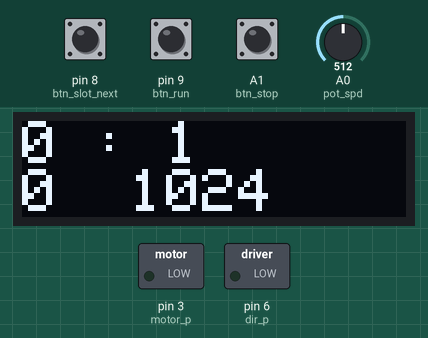
Simulated run of this sketch. Board: Arduino Uno, built with avr-gcc and run on an emulated ATmega328P. Parts: 128×32 one-colour display, switched loads named in the sketch (green lamp = pin HIGH). Inputs (shaded band) come from the test bench; at power-on: pin 9 (btn_run) HIGH, pin 8 (btn_slot_next) HIGH, A0 (pot_spd) = 512, A1 (btn_stop) HIGH. EEPROM starts erased.

Above: at 1.4 s.
1.5 s: pin 9 (btn_run) pulled LOW for 0.15 s
At 2.7 s:
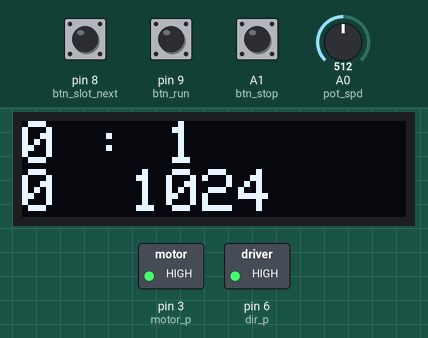
3.1 s: pin 8 (btn_slot_next) pulled LOW for 0.15 s
At 4.3 s:
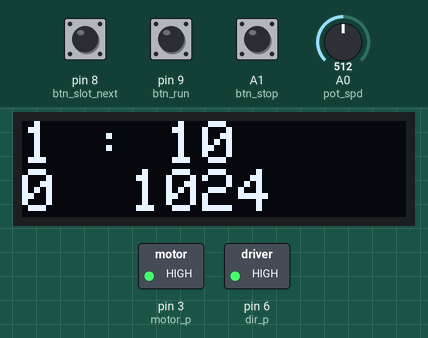
4.7 s: pin 9 (btn_run) pulled LOW for 1 s
At 5.5 s:
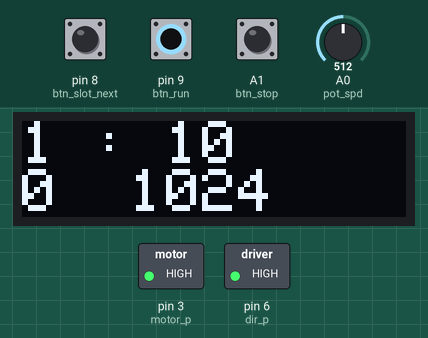
19.7 s: pin 8 (btn_slot_next) pulled LOW for 1 s
At 21.7 s:
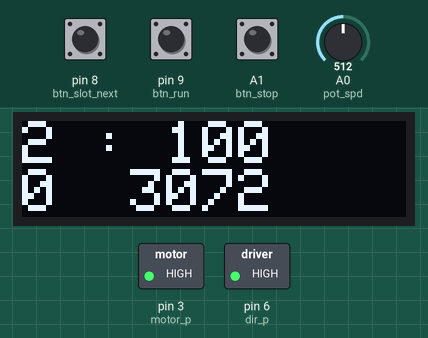
22.2 s: pin 9 (btn_run) pulled LOW for 0.15 s
At 22.55 s:
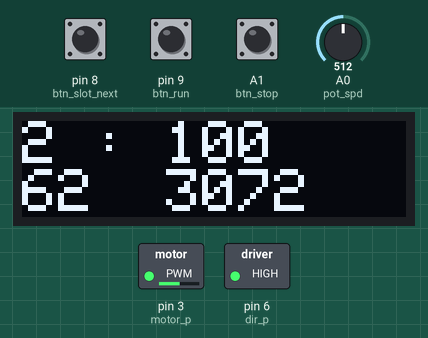
Timing chart, 0 to 25.2 s (numbered marks = the images above; inputs shaded):
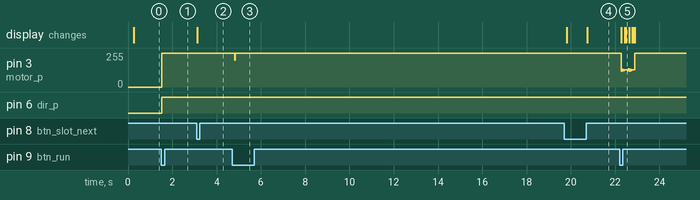

The sketch:

Stepper_load_slots_OLED.ino
```cpp
//#define debug
#define LCD_active_only_on_input
#define LCD_upd_dt 50 //frame time
#define nextLCD_off_il_DT 20 //number of LCD updates, when LCD stay active after set nextLCD_off_il. Each upd cause nextLCD_off_il--;

#define motor_p			3
#define dir_p			6

#define btn_slot_next	8
#define btn_run			9
#define pot_spd			A0
#define btn_stop		A1
byte slot=0;
long steps[]={1, 10, 100, 1000, 5000, 10000, 100000, 500000,-999, 0};
long step_target=0;

#include "TimerOne.h"
#include <EEPROM.h>
long EEPROMupd_t=0;

#define OLED_I2C_ADDRESS 0x3C
#define useAdafruit_OLED

#ifdef useAdafruit_OLED
#include <SPI.h>
#include <Wire.h>
#include <Adafruit_GFX.h>
#include <Adafruit_SSD1306.h>
//#include <splash.h>

#define SCREEN_WIDTH 128
#define SCREEN_HEIGHT 32

//for an SSD1306 display connected to I2C (SDA, SCL pins)
// On an arduino UNO:       A4(SDA), A5(SCL)
// On an arduino MEGA 2560: 20(SDA), 21(SCL)
// On an arduino LEONARDO:   2(SDA),  3(SCL), ...
#define OLED_RESET     -1	//4 // Reset pin # (or -1 if sharing Arduino reset pin)
Adafruit_SSD1306 display(SCREEN_WIDTH, SCREEN_HEIGHT, &Wire, OLED_RESET);
#else  //this seems slow clear and cause flicker or I do it wrong
#include "SSD1306Ascii.h"
#include "SSD1306AsciiAvrI2c.h"//@https://github.com/greiman/SSD1306Ascii/blob/master/examples/TickerAdcDemo/TickerAdcDemo.ino
#define RST_PIN -1 // Define proper RST_PIN if required
SSD1306AsciiAvrI2c oled;
#endif


long next_btns_read_t=0;
bool bbtn_wait_off=false;
long LCD_next_upd_t=0;
long LCD_next_off_t=10000;


#define ttab	Serial.print("\t");


byte il=0;
long dl=0;
long next_step_t=0;
bool bStepState;

void setup()
{
		delay(200);
  #ifdef debug
  Serial.begin(1000000);
  #endif


pinMode(btn_slot_next, INPUT_PULLUP);
pinMode(btn_run, INPUT_PULLUP);
pinMode(pot_spd, INPUT_PULLUP);
pinMode(btn_stop, INPUT_PULLUP);

#ifdef OLED_I2C_ADDRESS
	#ifdef useAdafruit_OLED
		if(!display.begin(SSD1306_SWITCHCAPVCC, OLED_I2C_ADDRESS)) { // Address 0x3C for 128x32
			#ifdef debug
			Serial.println(F("oled alloc fail"));
			#endif
		}
		#ifndef save_mem
		display.clearDisplay(); display.display();
		#endif
	#else

	#if RST_PIN >= 0
	  oled.begin(&Adafruit128x64, OLED_I2C_ADDRESS, RST_PIN);
	#else // RST_PIN >= 0
	  oled.begin(&Adafruit128x64, OLED_I2C_ADDRESS);
	#endif // RST_PIN >= 0
	  // Call oled.setI2cClock(frequency) to change from the default frequency.

	  oled.setFont(Adafruit5x7);
	  oled.set2X();
	  //oled.clear();
	#endif
#endif

//-- motor shield cnc
	//pinMode(8, OUTPUT);	digitalWrite(8,0); //EN low
	//step
	//pinMode(2, OUTPUT);
	pinMode(motor_p, OUTPUT);
	//pinMode(4, OUTPUT);
	//dir
	//pinMode(5, OUTPUT);
	pinMode(dir_p, OUTPUT);
	//pinMode(7, OUTPUT);

	//digitalWrite(5,1);
	//digitalWrite(6,1);
	//digitalWrite(7,1);


	slot_set(EEPROM.read(10));
  #ifdef debug
  Serial.print("load: "); ttab
  Serial.println(slot);
  #endif

  Timer1.initialize(100);         // initialize timer1, mks period
//Timer1.pwm(9, 512);                // setup pwm on pin 9, 50% duty cycle
Timer1.attachInterrupt(callback);  // attaches callback() as a timer overflow interrupt
}
void slot_set(byte N){
	slot=N;  if(slot>9) slot=0;
	EEPROMupd_t=millis()+5000;
}

void callback() //step by timer
{
		if(step_target>0)
		{
			if(micros()>next_step_t)
			{
				next_step_t=micros()+10+dl;
					if(bStepState)step_target--;
					digitalWrite(motor_p, bStepState);
					bStepState=!bStepState;
			}
		}
		else
		{
			//Timer1.restart();
			//Timer1.stop();
		}

		//stepper.run(); //C:\_wr\_Arduino\position_recorder_stepper_motor\pr\pot_recorder\pot_recorder.ino
}


void loop()
{
	if(EEPROMupd_t!=0 && millis()>EEPROMupd_t)
	{
		EEPROMupd_t=0;
		//EEPROM.put(10, steps[slot]); //does not rewrites the value if it didn't change.
		EEPROM.update(10, slot);
  #ifdef debug
  Serial.print("save: "); ttab
  Serial.println(slot);
  #endif
	}

	//---------------------------------------------- UI


if(millis()>next_btns_read_t)
{
						if(il==0)
						{
							dl=(dl+analogRead(pot_spd))/2;
							if(dl>900 || dl<10) dl=100;
							else dl*=4;
						}
						il++;

	if(!digitalRead(btn_stop))
	{
		step_target=0; LCD_hold_for(30000);
	}

	if(bbtn_wait_off)
	{
		next_btns_read_t=millis()+40;

		if(
		digitalRead(btn_slot_next) &&
		digitalRead(btn_run)
			) bbtn_wait_off=false;
	}
	else
	{
		next_btns_read_t=millis()+80;

		if(!digitalRead(btn_slot_next))
		{
			if(!bLCD_off()) slot_set(++slot);
			//else 1st click activate LCD

			LCD_hold_for(60000); bbtn_wait_off=true;
		}
		else
		if(!digitalRead(btn_run))
		{
			step_target=steps[slot];
			digitalWrite(dir_p, step_target>0);
			step_target=abs(step_target);
			LCD_hold_for(65000); bbtn_wait_off=true;
  #ifdef debug
  Serial.print("go to: "); ttab
  Serial.println(steps[slot]);
  #endif
		}
	}
}

//----------------------------------------------
	//LCD_upd();
	if(millis()>LCD_next_upd_t)
	{
		LCD_next_upd_t=millis()+LCD_upd_dt;
#ifdef OLED_I2C_ADDRESS
	#ifdef useAdafruit_OLED
		display.clearDisplay();
	#else
		oled.clear();
	#endif
#endif


		if(bLCD_off()) //off LCD only if selected: 179 199 249
		{
			display.display();
		}
		else
		{
			oled_display();
		}
	}
//---------------------------------------------- step wo timer
	/*
	if(step_target>0)
	{
		step_target--;
		//digitalWrite(2,1);
		digitalWrite(motor_p,1);
		//digitalWrite(4,1);
		delayMicroseconds(200+dl);
		//digitalWrite(2,0);
		digitalWrite(motor_p,0);
		//digitalWrite(4,0);
		delayMicroseconds(200+dl);
	}*/

}


void oled_display()
{
 #ifdef OLED_I2C_ADDRESS

 	#ifdef useAdafruit_OLED
		display.setTextSize(2);
		display.setTextColor(SSD1306_WHITE);

		display.setCursor(0,0);             // Start at top-left corner
		display.print(slot);	display.print(" : ");	display.print(steps[slot]);  display.println();
		display.print(step_target);		  display.print("  ");		  display.print(dl);

		display.display();
	#else


		  // uint32_t m = micros();
		  oled.print(slot);		  oled.print(" : ");		  oled.print(steps[slot]);		  oled.println();
		  oled.print(step_target);		  oled.print("  ");		  oled.print(dl);

		  // oled.println();
		  // oled.set1X();
		  // oled.print(T_pw);
		  // oled.print("  ");
		  // oled.print(motor_pw);

		  // oled.print("\nmicros: ");
		  // oled.print(micros() - m);
	#endif


 #endif
}
void LCD_hold_for(uint16_t dt)
{
	LCD_next_off_t=millis()+dt;
}
bool bLCD_off(){
	return millis()>LCD_next_off_t;
}
```

Measured:
- after the input at 1.5 s, pin 3 (motor_p): 0/255 → 255/255 at once; pin 6 (dir_p): LOW → HIGH at once
- after the input at 3.1 s, the display: changes at once (image 2)
- after the input at 4.7 s, pin 3 (motor_p): 255/255 → 199/255 after 0.11 s, → 255/255 0.04 s later
- after the input at 19.7 s, the display: first changes after 0.11 s (image 4 shows a later state)
- after the input at 22.2 s, the display: first changes after 0.08 s (image 5 shows a later state)
